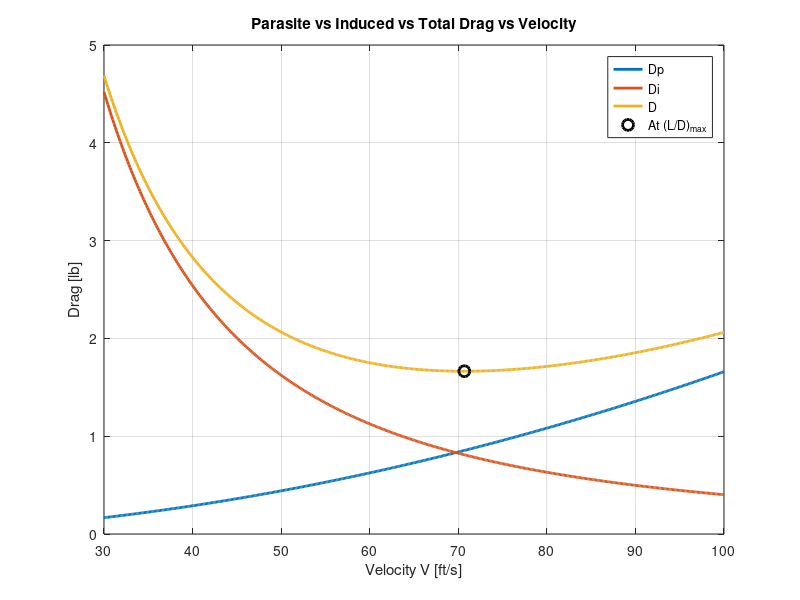
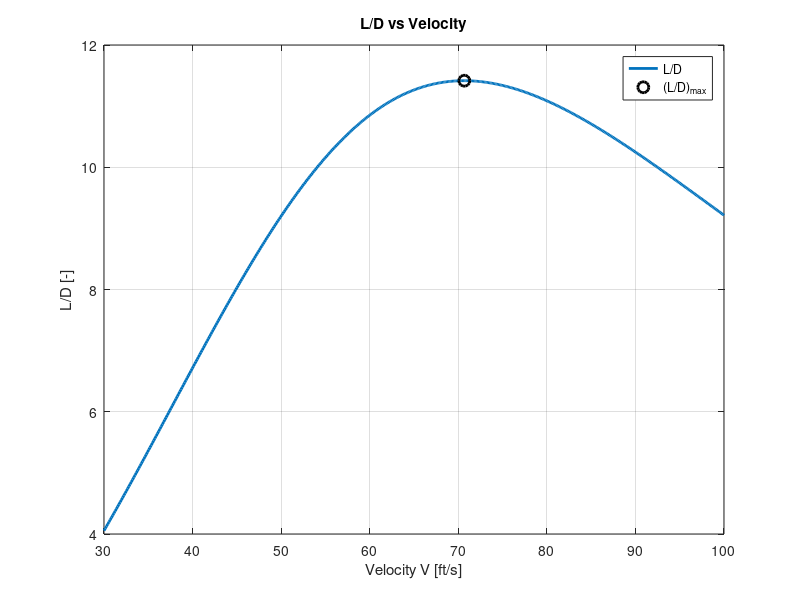
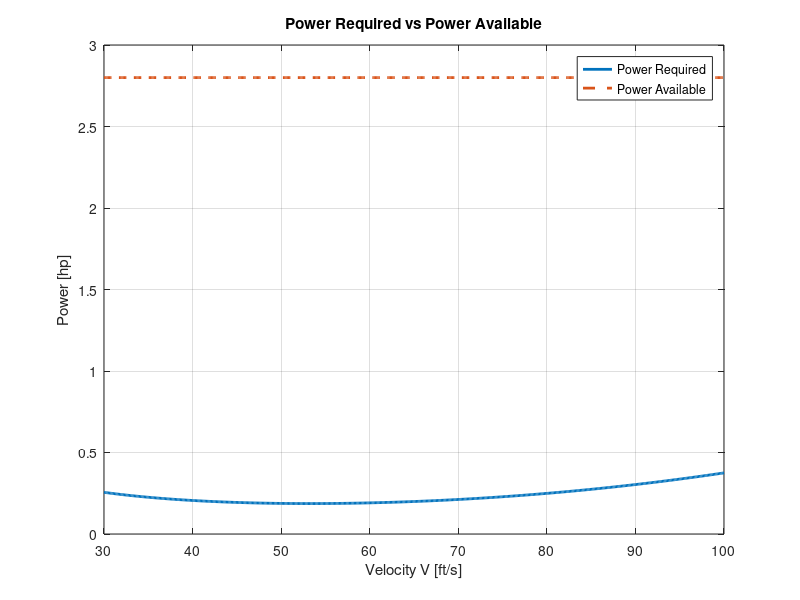
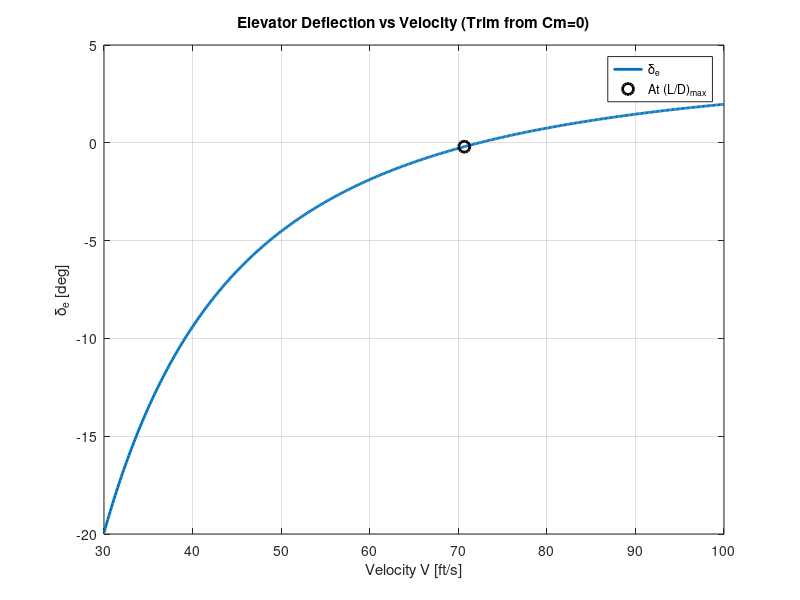

The MATLAB script that drew these images, in order: (Note: this script raises an error after producing the figures.)
%% ========================================================================
% MAE 154A - ONE SCRIPT (FIRST-PASS)
% Longitudinal stability + trim coefficients + drag build-up + V-sweep
% Keeps ALL coefficients (CL0, CLi, CMi, etc.) for team clarity.
% ========================================================================

clear; clc; close all;

%% ========================================================================
% 0) ATMOSPHERE (SEA LEVEL)
% ========================================================================
rho = 0.0023769;        % [slug/ft^3]
mu  = 3.737e-7;         % [slug/(ft*s)]
a   = 1116.45;          % [ft/s]

%% ========================================================================
% 1) AIRCRAFT INPUTS (EDIT WHEN DESIGN CHANGES)
% ========================================================================

% --- Weight / power ---
W     = 19;             % [lb]
Power = 2.8;            % [hp] power available (flat line first-pass)

% --- Wing geometry ---
Arw     = 7.4;          % [-]
bw      = 5.617;        % [ft]
Sw      = 4.264931025;  % [ft^2]
lambdaw = 0.40;         % [-]

% --- Horizontal tail geometry ---
Sth      = Sw*0.20;     % [ft^2]
Art      = 4.0;         % [-]
bth      = sqrt(Sth*Art); % [ft]
lambdath = 0.50;        % [-]

% --- Vertical tail geometry (DEFINE THESE) ---
% NOTE: Put real values here when you have them.
Sv   = 0.30;            % [ft^2]  <-- EDIT
ARv  = 1.8;             % [-]     <-- EDIT (typical small v-tail AR)
cv   = 0.35;            % [ft]    <-- EDIT (characteristic chord for Re)
tc_v = 0.12;            % [-]     <-- EDIT
xcm_v = 0.30;           % [-]     <-- EDIT
Lam_v = 0;              % [rad]   <-- EDIT

% --- Aero assumptions ---
e        = 0.85;        % [-]
cla      = 5.73;        % [1/rad]
downwash = 0.25;        % [-] dε/dα
tau      = 0.5;         % [-] elevator effectiveness
Cmacw    = -0.05;       % [-] wing Cm about wing AC (airfoil-ish)

% --- FIXED TAIL INCIDENCE (FIRST PASS) ---
it = 3*pi/180;          % [rad] keep fixed (your request)

% --- Locations (from nose) ---
x_wle     = 1.0;        % [ft] wing leading edge location
x_cg_dry  = 1.5339;     % [ft]
x_cg_half = 1.4632;     % [ft] (we’ll use this as “design case”)
x_cg_0    = 1.4496;     % [ft]

% --- Fuselage (box: 8in x 8in x 5ft) ---
L_fuse = 5.0;           % [ft]
W_fuse = 8/12;          % [ft]
H_fuse = 8/12;          % [ft]
Swet_f = 2*(L_fuse*W_fuse + L_fuse*H_fuse + W_fuse*H_fuse); % [ft^2]
d_fuse = W_fuse;        % [ft] equiv diameter for fineness ratio

%% ========================================================================
% 2) PLANFORM GEOMETRY (ROOT/TIP/MAC)
% ========================================================================
Crw = (2*Sw)/(bw*(1 + lambdaw));
Ctw = lambdaw * Crw;
Cw  = (2/3) * Crw * ((1 + lambdaw + lambdaw^2)/(1 + lambdaw)); % wing MAC

Crth = (2*Sth)/(bth*(1 + lambdath));
Ctth = lambdath * Crth;
Cth  = (2/3) * Crth * ((1 + lambdath + lambdath^2)/(1 + lambdath)); % tail MAC

fprintf("\n==================== GEOMETRY ====================\n");
fprintf("Wing: Cr=%.4f ft, Ct=%.4f ft, MAC Cw=%.4f ft\n", Crw, Ctw, Cw);
fprintf("HT:   Cr=%.4f ft, Ct=%.4f ft, MAC Cth=%.4f ft\n", Crth, Ctth, Cth);
fprintf("Fuse: L=%.2f ft, W=%.3f ft, H=%.3f ft, Swet_f=%.3f ft^2\n", L_fuse, W_fuse, H_fuse, Swet_f);

%% ========================================================================
% 3) 3D LIFT CURVE SLOPES
% ========================================================================
aw = cla / (1 + (cla/(pi*e*Arw)));   % wing 3D slope [1/rad]
at = cla / (1 + (cla/(pi*e*Art)));   % tail 3D slope [1/rad]

fprintf("\n==================== LIFT SLOPES ====================\n");
fprintf("aw = %.4f 1/rad\n", aw);
fprintf("at = %.4f 1/rad\n", at);

%% ========================================================================
% 4) AC LOCATIONS FROM GEOMETRY (NO GUESSING)
% Tail root TE flush with fuselage end; tail AC at 0.25*c behind tail LE.
% ========================================================================
hacw = 0.25;   % wing AC at 0.25 MAC
hact = 0.25;   % tail AC at 0.25 chord (root chord ref)

x_wac = x_wle + hacw*Cw;                 % wing AC from nose [ft]
x_tac = L_fuse - (1 - hact)*Crth;        % tail AC from nose [ft]
Lh    = x_tac - x_wac;                   % wing AC -> tail AC [ft]

x_ac_t_LE = x_tac - x_wle;               % tail AC measured from wing LE [ft]
h_ac_t    = x_ac_t_LE / Cw;              % nondim tail AC from wing LE [-]

fprintf("\n==================== REFERENCE LOCATIONS ====================\n");
fprintf("x_wac = %.4f ft, x_tac = %.4f ft, Lh = %.4f ft\n", x_wac, x_tac, Lh);
fprintf("h_ac_t = %.4f (tail AC from wing LE / Cw)\n", h_ac_t);

%% ========================================================================
% 5) NEUTRAL POINT + STATIC MARGIN
% ========================================================================
hn = (hacw + h_ac_t*((Sth/Sw)*(at/aw))*(1-downwash)) / (1 + (Sth/Sw)*(at/aw)*(1-downwash));

hcg_dry  = (x_cg_dry  - x_wle)/Cw;
hcg_half = (x_cg_half - x_wle)/Cw;
hcg_0    = (x_cg_0    - x_wle)/Cw;

SM_dry  = hn - hcg_dry;
SM_half = hn - hcg_half;
SM_0    = hn - hcg_0;

fprintf("\n==================== STABILITY ====================\n");
fprintf("hn = %.4f\n", hn);
fprintf("SM_dry  = %.4f (%.1f%% MAC)\n", SM_dry,  100*SM_dry);
fprintf("SM_half = %.4f (%.1f%% MAC)\n", SM_half, 100*SM_half);
fprintf("SM_0    = %.4f (%.1f%% MAC)\n", SM_0,    100*SM_0);

%% ========================================================================
% 6) TAIL ARM (CG -> TAIL AC) AND TAIL VOLUME VH
% ========================================================================
lt_dry  = x_tac - x_cg_dry;
lt_half = x_tac - x_cg_half;
lt_0    = x_tac - x_cg_0;

VH_dry  = (Sth*lt_dry )/(Sw*Cw);
VH_half = (Sth*lt_half)/(Sw*Cw);
VH_0    = (Sth*lt_0   )/(Sw*Cw);

fprintf("\n==================== TAIL ARM & VOLUME ====================\n");
fprintf("lt_half = %.4f ft, VH_half = %.4f\n", lt_half, VH_half);

%% ========================================================================
% 7) LONGITUDINAL COEFFICIENTS (KEEP ALL)
% Use “half fuel + payload” as your design case (you can swap later).
% ========================================================================
hcg = hcg_half;
VH  = VH_half;

% Aircraft lift slope
CLalpha = aw + at*(Sth/Sw)*(1 - downwash);

% --- These three are the ones you asked to KEEP explicit ---
CL0 = -at*(Sth/Sw)*it;      % lift at alpha=0 due to incidence
CLi = -at*(Sth/Sw);         % dCL/d(it)
CMi =  at*VH;               % dCm/d(it)

% Pitching moment slope (static stability)
Cmalpha = -CLalpha*(hn - hcg);

% Zero-alpha pitching moment about CG
Cm0 = Cmacw + VH*at*it;

% Elevator derivatives
CLdeltae = at*(Sth/Sw)*tau;
Cmdeltae = -at*VH*tau;

%% ========================================================================
% 8) VELOCITY SWEEP
% ========================================================================
V = linspace(30, 100, 500);     % [ft/s]
q = 0.5*rho.*V.^2;
M = V./a;

% Required CL for level flight (L=W)
CL = W ./ (q.*Sw);

% Solve for alpha, alpha_t (first-pass linear)
alpha   = CL ./ aw;                         % [rad] wing-only first-pass
alpha_t = (1 - downwash).*alpha + it;       % [rad] tail AoA model

% Wing lift coefficient contribution
CLw = aw .* alpha;

% Elevator deflection needed for trim at each V (kept explicit for team)
% deltae(CL) = -((Cm0*CLalpha) + (Cmalpha*CL)) / ((CLalpha*Cmdeltae) - (Cmalpha*CLdeltae))
deltae = -((Cm0*CLalpha) + (Cmalpha.*CL)) ./ ((CLalpha*Cmdeltae) - (Cmalpha*CLdeltae)); % [rad]

% Tail lift coefficient using YOUR professor-style form:
% CLt = CL0 + at*(alpha_t - it) + CLdeltae*deltae
CLt = CL0 + at*(alpha_t - it) + CLdeltae.*deltae;

%% ========================================================================
% 9) PARASITE DRAG (Raymer-style build-up) + INCLUDE VERTICAL TAIL
% ========================================================================
% Wetted areas (first-pass)
Swet_w = 2*Sw;
Swet_t = 2*Sth;
Swet_v = 2*Sv;

% Reynolds numbers (needed internally for Cf; we just won’t print them)
Re_w = rho.*V.*Cw    ./ mu;
Re_t = rho.*V.*Cth   ./ mu;
Re_v = rho.*V.*cv    ./ mu;
Re_f = rho.*V.*L_fuse./ mu;

% Skin friction (Raymer-style)
Cf_w = 0.455 ./ ((log10(Re_w)).^2.58 .* (1 + 0.144*M.^2).^0.65);
Cf_t = 0.455 ./ ((log10(Re_t)).^2.58 .* (1 + 0.144*M.^2).^0.65);
Cf_v = 0.455 ./ ((log10(Re_v)).^2.58 .* (1 + 0.144*M.^2).^0.65);
Cf_f = 0.455 ./ ((log10(Re_f)).^2.58 .* (1 + 0.144*M.^2).^0.65);

% Surface form factor (same expression you’ve been using)
tc  = 0.12;
xcm = 0.30;
Lam = 0;
K_surf = (1 + (0.6/xcm)*tc + 100*tc^4) .* (1.34*M.^0.18 .* (cos(Lam)).^0.28);

% Vertical tail form factor uses its own tc/xcm/Lam (kept separate)
K_v = (1 + (0.6/xcm_v)*tc_v + 100*tc_v^4) .* (1.34*M.^0.18 .* (cos(Lam_v)).^0.28);

% Interference factors
Q_w = 1.0;
Q_t = 1.05;
Q_v = 1.05;
Q_f = 1.0;

% Fuselage form factor
f   = L_fuse/d_fuse;
K_f = 0.9 + 5/f^1.5 + f/400;

% Misc allowances
CD_misc = 0.002;
CD_LP   = 0.002;

% Total parasite CD
CDp = ...
    K_surf.*Q_w.*Cf_w.*(Swet_w/Sw) + ...
    K_surf.*Q_t.*Cf_t.*(Swet_t/Sw) + ...
    K_v   .*Q_v.*Cf_v.*(Swet_v/Sw) + ...
    K_f   .*Q_f.*Cf_f.*(Swet_f/Sw) + ...
    CD_misc + CD_LP;

%% ========================================================================
% 10) INDUCED DRAG + TOTAL DRAG + L/D
% ========================================================================
CDi_w = (CLw.^2) ./ (pi*Arw*e);
CDi_t = (Sth/Sw) .* (CLt.^2) ./ (pi*Art*e);
CDi_total = CDi_w + CDi_t;

CD_total = CDp + CDi_total;

Dp = q .* Sw .* CDp;
Di = q .* Sw .* CDi_total;
D  = q .* Sw .* CD_total;

L  = q .* Sw .* CL;     % should match W
LD = L ./ D;

% Power required (hp)
Power_required_hp = (D.*V) / 550;
Power_available_hp = Power * ones(size(V));

%% ========================================================================
% 11) FIND (L/D)max AND PRINT KEY VALUES
% ========================================================================
[LDmax, idx] = max(LD);

V_LDmax        = V(idx);
CL_LDmax       = CL(idx);
alpha_LDmax_deg   = rad2deg(alpha(idx));
alpha_t_LDmax_deg = rad2deg(alpha_t(idx));
deltae_LDmax_deg  = rad2deg(deltae(idx));

fprintf("\n==================== PERFORMANCE ====================\n");
fprintf("(L/D)max = %.3f at V = %.2f ft/s\n", LDmax, V_LDmax);
fprintf("CL(L/Dmax) = %.4f\n", CL_LDmax);
fprintf("alpha(L/Dmax) = %.2f deg\n", alpha_LDmax_deg);
fprintf("alpha_t(L/Dmax) = %.2f deg\n", alpha_t_LDmax_deg);
fprintf("deltae(L/Dmax) = %.2f deg\n", deltae_LDmax_deg);

%% ========================================================================
% 12) PLOTS
% ========================================================================
figure;
plot(V, Dp, 'LineWidth', 2); hold on;
plot(V, Di, 'LineWidth', 2);
plot(V, D,  'LineWidth', 2);
plot(V_LDmax, D(idx), 'ko', 'MarkerSize', 8, 'LineWidth', 2);
grid on;
xlabel('Velocity V [ft/s]'); ylabel('Drag [lb]');
title('Parasite vs Induced vs Total Drag vs Velocity');
legend('Dp','Di','D','At (L/D)_{max}','Location','best');

figure;
plot(V, LD, 'LineWidth', 2); hold on;
plot(V_LDmax, LDmax, 'ko', 'MarkerSize', 8, 'LineWidth', 2);
grid on;
xlabel('Velocity V [ft/s]'); ylabel('L/D [-]');
title('L/D vs Velocity');
legend('L/D','(L/D)_{max}','Location','best');

figure;
plot(V, Power_required_hp, 'LineWidth', 2); hold on;
plot(V, Power_available_hp, '--', 'LineWidth', 2);
grid on;
xlabel('Velocity V [ft/s]'); ylabel('Power [hp]');
title('Power Required vs Power Available');
legend('Power Required','Power Available','Location','best');

figure;
plot(V, rad2deg(deltae), 'LineWidth', 2); hold on;
plot(V_LDmax, deltae_LDmax_deg, 'ko', 'MarkerSize', 8, 'LineWidth', 2);
grid on;
xlabel('Velocity V [ft/s]'); ylabel('\delta_e [deg]');
title('Elevator Deflection vs Velocity (Trim from Cm=0)');
legend('\delta_e','At (L/D)_{max}','Location','best');

%% ========================================================================
% 13) TABLE OUTPUT (NO Reynolds; INCLUDE deltae + moments)
% ========================================================================
alpha_deg   = rad2deg(alpha);
alpha_t_deg = rad2deg(alpha_t);
deltae_deg  = rad2deg(deltae);

% Moment breakdown (kept explicit for team)
Cmcgw = Cmacw + aw.*alpha.*(hcg - hacw);                 % wing part about CG
Cmcgt = -(VH*at*(1-downwash)).*alpha + at*VH*it;         % tail part about CG
Cmcg  = Cmcgw + Cmcgt;                                   % total

T = table(V(:), CL(:), alpha_deg(:), alpha_t_deg(:), ...
          deltae_deg(:), CLw(:), CLt(:), ...
          CDp(:), CDi_w(:), CDi_t(:), CD_total(:), ...
          Dp(:), Di(:), D(:), LD(:), ...
          Cmcgw(:), Cmcgt(:), Cmcg(:), ...
          'VariableNames', ...
          {'V_ft_s','CL','alpha_deg','alpha_t_deg', ...
           'deltae_deg','CLw','CLt', ...
           'CDp','CDi_w','CDi_t','CD_total', ...
           'Dp_lb','Di_lb','D_lb','L_over_D', ...
           'Cmcgw','Cmcgt','Cmcg'});

disp(T);

%% ============================ END SCRIPT ================================
